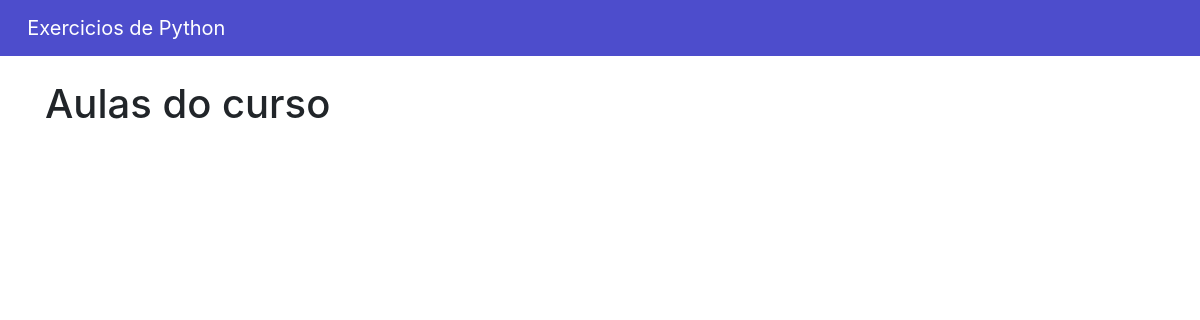
/home/curso/6, run on an earlier commit of the app's database.
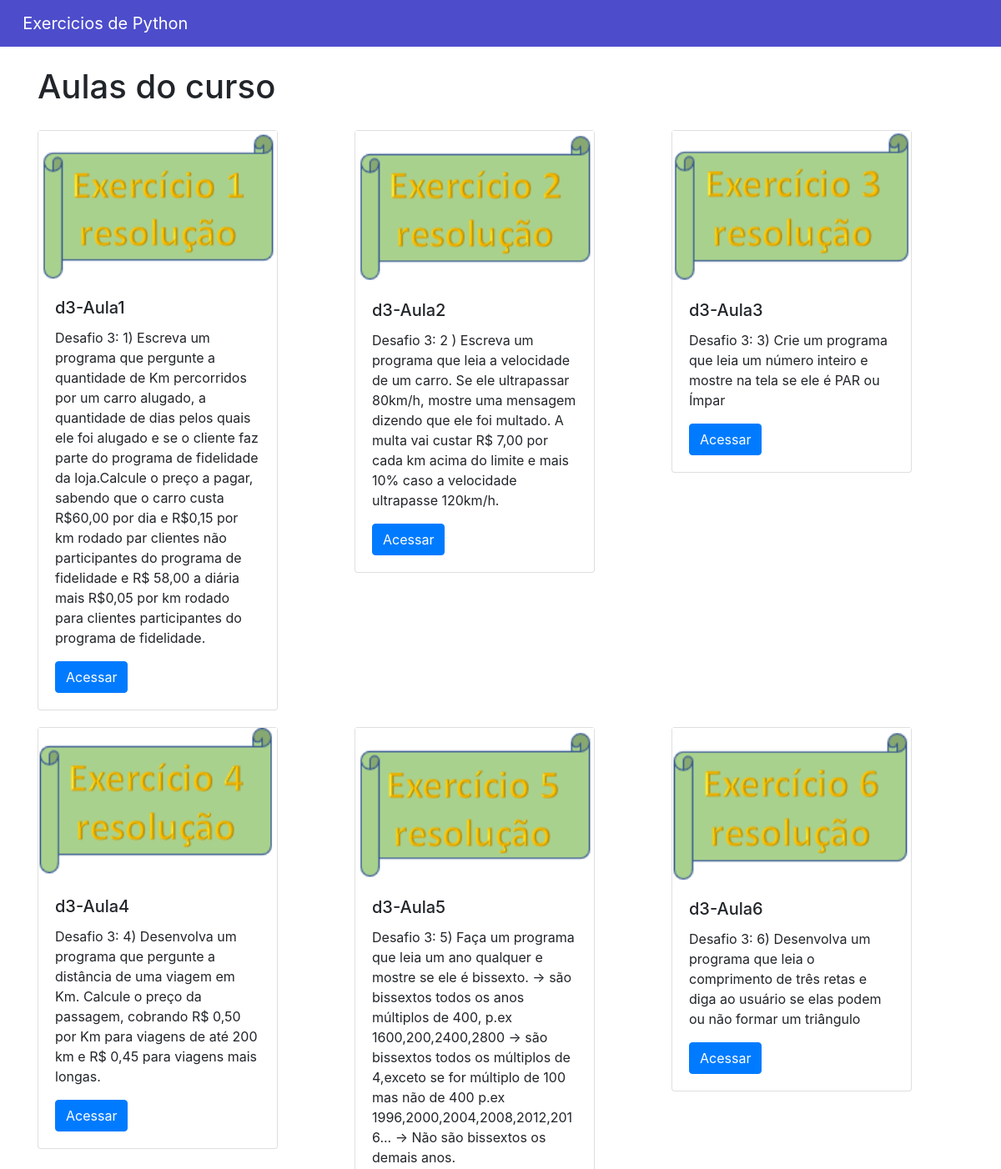
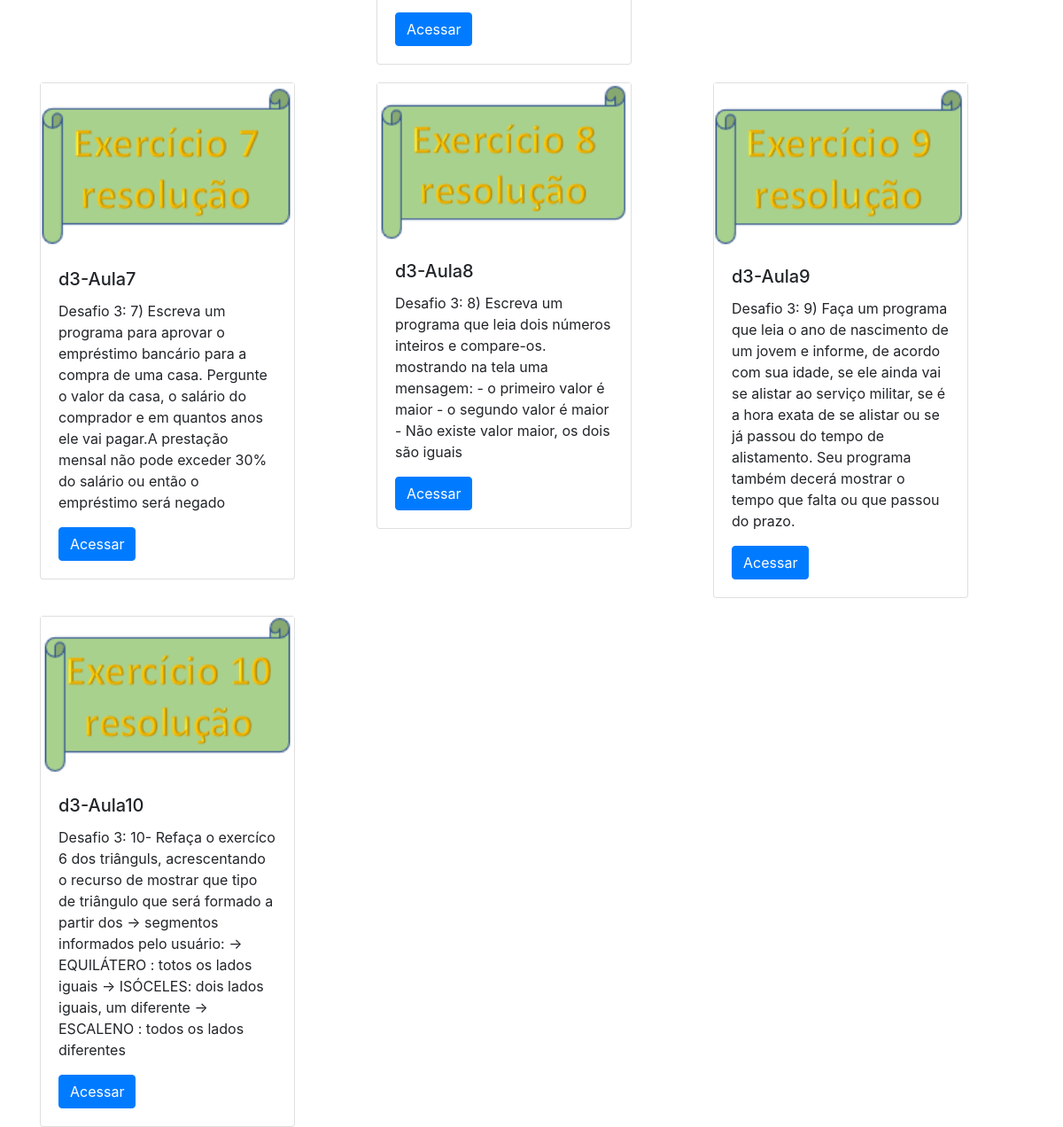
And on a later commit of the database (2 pictures, top to bottom).
### cursos/models.py (models this page shows, shortened)
class Aulas(models.Model):
    nome = models.CharField(max_length = 100)
    descricao =  models.TextField()
    aula = models.FileField(upload_to = 'aulas')
    capa = models.ImageField(upload_to = 'capa')
    curso = models.ForeignKey(Cursos, on_delete = models.DO_NOTHING)

### cursos/views.py (the view)
# urls.py: path('curso/<int:id>', views.curso, name='curso'),
def curso(request, id):
    v_curso = Cursos.objects.get(id = id)
    usuario_logado = request.session.get('usuario')
    aulas = Aulas.objects.filter(curso = v_curso)
    return render(request, 'curso.html', {'aulas': aulas,'usuario': usuario_logado})

### cursos/templates/curso.html (shortened to what this page needs)
{% extends 'base.html'%}
{% block 'body' %}
<div class="container">
  <br>
  <h1>Aulas do curso</h1>
  <div class="row">
      {% for i in aulas %}
          <div style="margin-top: 20px;" class="col-md">
              <div class="card" style="width: 18rem;">
                <img src="{{i.capa.url}}">
                  <div class="card-body">
                    <h5 class="card-title">{{i.nome}}</h5>
                    <p class="card-text">{{i.descricao}}</p>
                    <a href="{% url 'aula' i.id %}" class="btn btn-primary">Acessar</a>
                  </div>
                </div>
          </div>
      {% endfor %}
  </div>
</div>
{% endblock %}

### templates/base.html (shortened to what this page needs)
<!doctype html>
<html lang="pt-BR">
  <head>
    <link rel="stylesheet" href="https://cdn.jsdelivr.net/npm/bootstrap@4.6.0/dist/css/bootstrap.min.css">
  </head>
  <body>
    <nav style='background-color: rgba(10, 10, 185, 0.726);'class="navbar navbar-dark ">
        <a class="navbar-brand" href="{% url 'home' %}">&nbsp&nbspExercicios de Python</a>
    </nav>
    {% block 'body'%}{% endblock %}
  </body>
</html>

What changed in the data, as far as the page shows it:
added Aulas: capa (picture), nome "d3-Aula1", descricao "Desafio 3: 1) Escreva um programa que pergunte a quantidade de Km percorridos por um carro alugado, a quantidade de dias pelos quais ele foi alugado e se o cliente faz parte do programa de fidelidade da loja.Calcule o preço a pagar, sabendo que o carro custa R$60,00 por dia e R$0,15 por km rodado par clientes não participantes do programa de fidelidade e R$ 58,00 a diária mais R$0,05 por km rodado para clientes participantes do programa de fidelidade."
added Aulas: capa (picture), nome "d3-Aula2", descricao "Desafio 3: 2 ) Escreva um programa que leia a velocidade de um carro. Se ele ultrapassar 80km/h, mostre uma mensagem dizendo que ele foi multado. A multa vai custar R$ 7,00 por cada km acima do limite e mais 10% caso a velocidade ultrapasse 120km/h."
added Aulas: capa (picture), nome "d3-Aula3", descricao "Desafio 3: 3) Crie um programa que leia um número inteiro e mostre na tela se ele é PAR ou Ímpar"
added Aulas: capa (picture), nome "d3-Aula4", descricao "Desafio 3: 4) Desenvolva um programa que pergunte a distância de uma viagem em Km. Calcule o preço da passagem, cobrando R$ 0,50 por Km para viagens de até 200 km e R$ 0,45 para viagens mais longas."
added Aulas: capa (picture), nome "d3-Aula5", descricao "Desafio 3: 5) Faça um programa que leia um ano qualquer e mostre se ele é bissexto. -> são bissextos todos os anos múltiplos de 400, p.ex 1600,200,2400,2800 -> são bissextos todos os múltiplos de 4,exceto se for múltiplo de 100 mas não de 400 p.ex 1996,2000,2004,2008,2012,2016... -> Não são bissextos os demais anos."
added Aulas: capa (picture), nome "d3-Aula6", descricao "Desafio 3: 6) Desenvolva um programa que leia o comprimento de três retas e diga ao usuário se elas podem ou não formar um triângulo"
added Aulas: capa (picture), nome "d3-Aula7", descricao "Desafio 3: 7) Escreva um programa para aprovar o empréstimo bancário para a compra de uma casa. Pergunte o valor da casa, o salário do comprador e em quantos anos ele vai pagar.A prestação mensal não pode exceder 30% do salário ou então o empréstimo será negado"
added Aulas: capa (picture), nome "d3-Aula8", descricao "Desafio 3: 8) Escreva um programa que leia dois números inteiros e compare-os. mostrando na tela uma mensagem: - o primeiro valor é maior - o segundo valor é maior - Não existe valor maior, os dois são iguais"
added Aulas: capa (picture), nome "d3-Aula9", descricao "Desafio 3: 9) Faça um programa que leia o ano de nascimento de um jovem e informe, de acordo com sua idade, se ele ainda vai se alistar ao serviço militar, se é a hora exata de se alistar ou se já passou do tempo de alistamento. Seu programa também decerá mostrar o tempo que falta ou que passou do prazo."
added Aulas: capa (picture), nome "d3-Aula10", descricao "Desafio 3: 10- Refaça o exercíco 6 dos triânguls, acrescentando o recurso de mostrar que tipo de triângulo que será formado a partir dos -> segmentos informados pelo usuário: -> EQUILÁTERO : totos os lados iguais -> ISÓCELES: dois lados iguais, um diferente -> ESCALENO : todos os lados diferentes"
